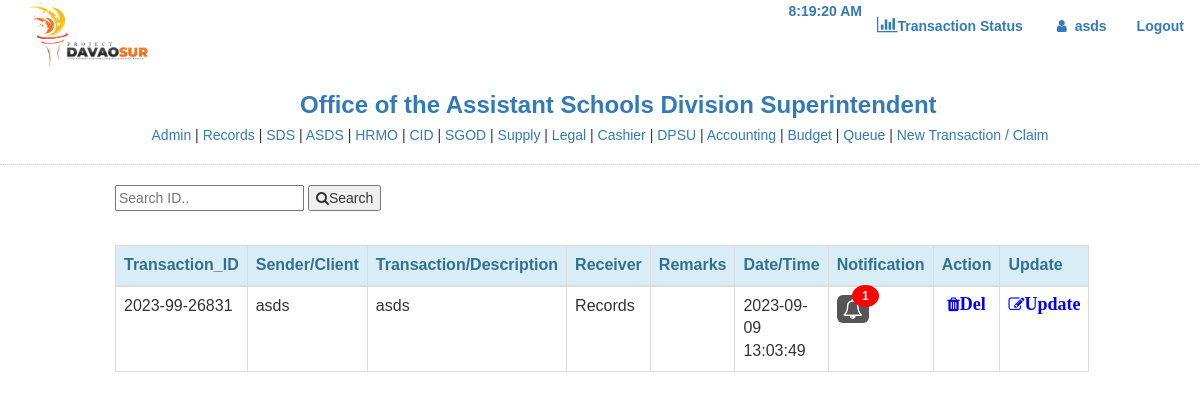
The page /indexasds.php (signed in) on the database its author committed.
### tables this page shows
CREATE TABLE `memberasds` (
  `mem_id` int(11) NOT NULL,
  `trackid` varchar(100) NOT NULL,
  `firstname` varchar(50) NOT NULL,
  `lastname` varchar(50) NOT NULL,
  `section` varchar(50) NOT NULL,
  `address` varchar(50) NOT NULL,
  `date_created` timestamp NOT NULL DEFAULT current_timestamp()
);

### indexasds.php (the view, shortened to what this page needs)
<?php
if(isset($_POST['search']))
{
    $valueToSearch = $_POST['valueToSearch'];
	$query = "SELECT * FROM `memberasds` WHERE  CONCAT(`trackid`)LIKE '%".$valueToSearch."%'";
    $search_result = filterTable($query);
}
    else {
        $query ="SELECT * FROM `memberasds` ORDER BY mem_id DESC";
        $search_result = filterTable($query);
    }
    function filterTable($query)
    {
        $connect = mysqli_connect("localhost", "root", "@DavaosurDB2023", "db_transfer");
        $filter_Result = mysqli_query($connect, $query);
        return $filter_Result;
    }
?>
<!DOCTYPE html>
<html lang="en">
	<head>
		<link rel="stylesheet" type="text/css" href="css/bootstrap.css" />
<link rel="stylesheet" href="https://cdnjs.cloudflare.com/ajax/libs/font-awesome/4.7.0/css/font-awesome.min.css">
  <link rel="stylesheet" href="https://maxcdn.bootstrapcdn.com/bootstrap/3.4.1/css/bootstrap.min.css">
	</head>
<body>
<nav class="navbar ">
  <div class="container-fluid">
    <div class="navbar-header">
    <img src="DAVAOSUR.png" width="150" height="70"></div>
    <ul class="nav navbar-nav navbar-right">
    <li> <B> <a <p id="demo"></p></a> </B> </li>
    <li>
	<a href="indexclient_asds.php"> <i class="fa fa-bar-chart" style="font-size:18px"></i><B>Transaction Status</B></a>
        </li>
        <li><a href="#"> <B><i class="fa fa-fw fa-user"></i>   <span class="nav-profile-name"><?php echo $_SESSION['username'];?> </span></B></a></li>
	  <li> <a href="logout.php"><B>Logout</B></a></li>
    </ul>
  </div>
</nav>
	<div class="col-md-3"></div>
	<h3 class="text-primary"><B>Office of the Assistant Schools Division Superintendent</B></h3>
  <center><h5> <a href="index.php">Admin</a> | <a href="indexrecord.php">Records</a> | <a href="indexsds.php">SDS</a> | <a href="indexasds.php">ASDS</a> | <a href="indexhrmo.php">HRMO</a> | <a href="indexcid.php">CID</a>
  | <a href="indexsgod.php">SGOD</a> | <a href="indexsupply.php">Supply</a> | <a href="indexlegal.php">Legal</a> | <a href="indexcashier.php">Cashier</a>
  | <a href="indexdpsu.php">DPSU</a>   | <a href="indexacct.php">Accounting</a> | <a href="indexbudget.php">Budget</a> | <a href="indexqueue.php">Queue</a> | <a href="index_trans.php">New Transaction / Claim</a></h5> </center>
		<hr style="border-top:1px dotted #ccc;"/>
		<div class="col-md-1"></div>
		<div class="col-md-5">
	<form action="indexasds.php" method="post" enctype="multipart/form-data">
	<input type="text" name="valueToSearch" placeholder="Search ID..">
		<button type="submit" name="search" value="Search"><i class="fa fa-search"></i>Search</button>
	</form>
<br>
			<table class="table table-bordered">
				<thead class="alert-info">
					<tr>
					<th>Transaction_ID</th>
          <th>Sender/Client</th>
                        <th>Transaction/Description</th>
						<th>Receiver</th>
						<th>Remarks</th>
						<th>Date/Time</th>
						<th>Notification</th>
						<th>Action</th>
						<th>Update</th>
					</tr>
				</thead>
				<tbody>
				<?php while($fetch = mysqli_fetch_array($search_result)): ?>
					<tr>
					<td><?php echo $fetch['trackid']?></td>
						<td><?php echo $_SESSION['user'];?></td>
						<td><?php echo $fetch['lastname']?></td>
						<td><?php echo $fetch['section']?></td>
						<td><?php echo $fetch['address']?></td>
					<td><?php echo $fetch['date_created']?></td>
						<td>
						<div class="dropdown">
								<a href="#" class="notification"><i class="fa fa-bell-o" style="font-size:20px"></i><span class="badge">1</span></a>
</div>
</td>
<td>
<center><a href="del_asds.php?mem_id=<?php echo $fetch['mem_id']?>"><i class="fa fa-trash" style='font-size:16px;color:Blue'><font size="4"><B>Del</B></font></i></a></center>
</td>
<td>
<a href="edit_asds.php?mem_id=<?php echo $fetch['mem_id']?>"><i class="fa fa-edit" style="font-size:16px;color:Blue"><font size="4"><B>Update</B></font></i></a>
				 	</td>
					</tr>
					<?php endwhile;?>
				</tbody>
			</table>
		</div>
</body>
</html>

### indexasds.php (style rules this page uses)
body { font-family: Arial, Helvetica, sans-serif; }
.notification { background-color: #555; color: white; text-decoration: none; padding: 4px 6px; position: relative; display: inline-block; border-radius: 6px; }
.notification .badge { position: absolute; top: -10px; right: -10px; padding: 5px 10px; border-radius: 50%; background-color: red; color: white; }
.dropdown { position: relative; display: inline-block; }

### rows shown on the page
memberasds: trackid "2023-99-26831", lastname "asds", section "Records", date_created "2023-09-09 13:03:49"

### other values the page prints
$_SESSION['username'] "asds"
